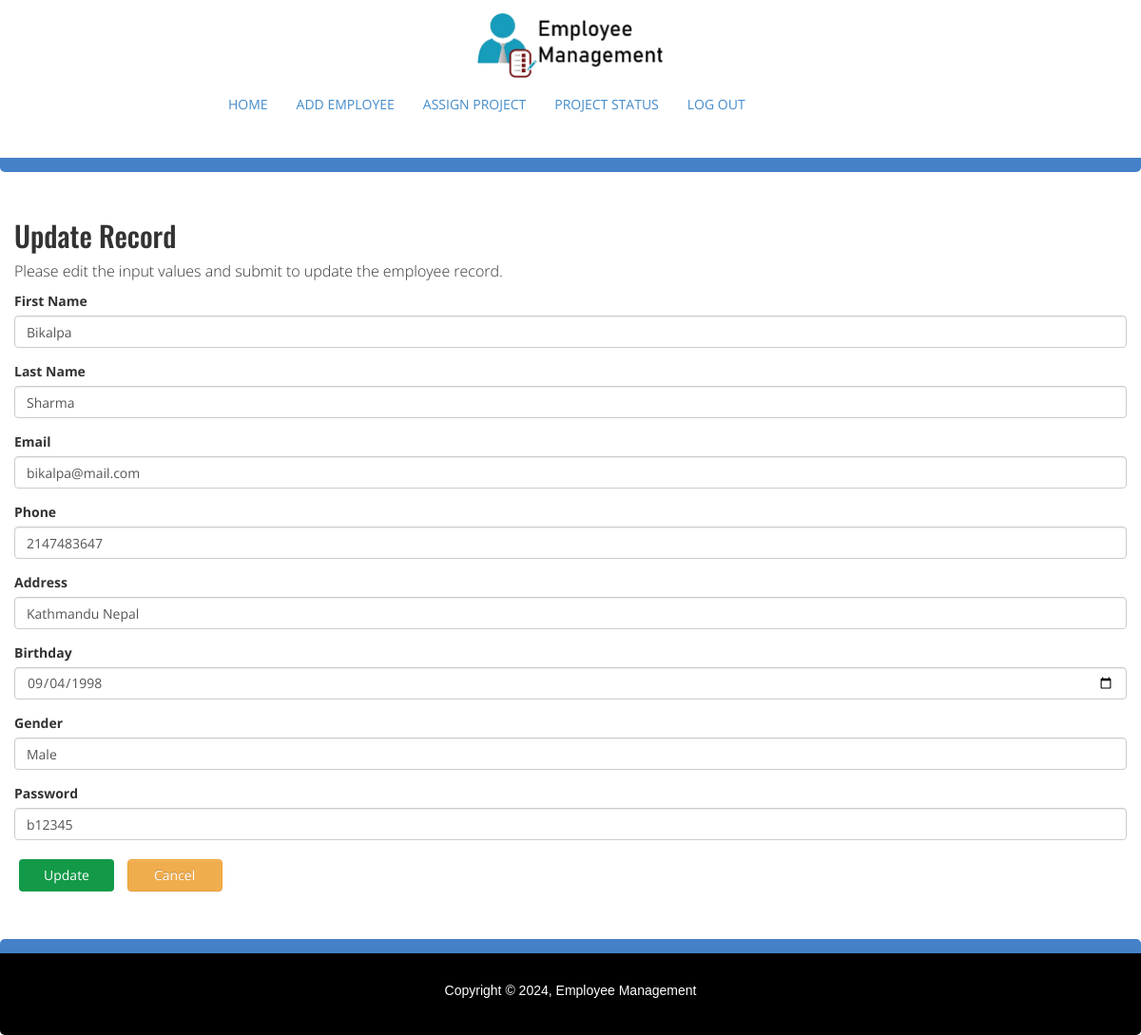
Screenshot of /admin/update.php?id=1 with the database file from the repository.
### tables this page shows
CREATE TABLE `userlist` (
  `id` int(11) NOT NULL,
  `firstName` varchar(100) NOT NULL,
  `lastName` varchar(100) NOT NULL,
  `email` varchar(255) NOT NULL,
  `contact` int(10) NOT NULL,
  `address` varchar(255) NOT NULL,
  `gender` varchar(255) NOT NULL,
  `birthday` date DEFAULT NULL,
  `password` varchar(255) NOT NULL
);

### admin/update.php (the view, shortened to what this page needs)
<?php
include('includes/header.php');
include('includes/dbh.php');
?>
<?php
$id=$_GET["id"];
$result = mysqli_query($conn, "SELECT * FROM userlist WHERE id=$id");
while($row = mysqli_fetch_array($result))
{
    $firstName = $row['firstName'];
    $lastName = $row['lastName'];
    $email = $row['email'];
    $contact = $row['contact'];
    $address = $row['address'];
    $birthday = $row['birthday'];
    $gender = $row['gender'];
    $password = $row['password'];
}
?>
<div class="container-fluid">
    <div class="row">
        <div class="col-md-12">
            <h2 class="mt-5">Update Record</h2>
            <p>Please edit the input values and submit to update the employee record.</p>
            <form action="updated" method="post">
                <div class="form-group">
                    <label>First Name</label>
                    <input type="text" name="firstName" class="form-control" value="<?php echo $firstName; ?>">
                </div>
                <div class="form-group">
                    <label>Last Name</label>
                    <input type="text" name="lastName" class="form-control" value="<?php echo $lastName; ?>">
                </div>
                <div class="form-group">
                    <label>Email</label>
                    <input type="email" name="email" class="form-control" value="<?php echo $email; ?>">
                </div>
                <div class="form-group">
                    <label>Phone</label>
                    <input type="text" name="contact" class="form-control" value="<?php echo $contact; ?>">
                </div>
                <div class="form-group">
                    <label>Address</label>
                    <input type="text" name="address" class="form-control" value="<?php echo $address; ?>">
                </div>
                <div class="form-group">
                    <label>Birthday</label>
                    <input type="date" name="birthday" class="form-control" value="<?php echo $birthday; ?>">
                </div>
                <div class="form-group">
                    <label>Gender</label>
                    <input type="text" name="gender" class="form-control" value="<?php echo $gender; ?>">
                </div>
                <div class="form-group">
                    <label>Password</label>
                    <input type="text" name="password" class="form-control" value="<?php echo $password; ?>">
                </div>
                <button class="btn" type="submit" name="update" >Update</button>
                <a href="adminhome" class="btn btn-warning">Cancel</a>
            </form>
        </div>
    </div>
</div>
<?php
include('includes/footer.php');
?>

### admin/css/style.css (style rules this page uses)
body { font-family: 'Open Sans', sans-serif!important; }
a { text-decoration: none !important; }
p { font-weight: 300 !important;font-size: 16px;margin: 5px 0 5px;line-height: 23px; }
h1,h2,h3,h4,h5,h6 { font-family: 'Oswald', sans-serif!important; }
.btn { background: #129a48;border: 2px solid #d22828;border-radius: 0.6em;color: #fff;cursor: pointer; font-size: 20px;margin: 5px;padding: 15px 50px;text-decoration: none;text-align: center;width: 100px; }
.form-control { border-radius: 0px; border:2px solid #55555563; box-shadow: inset 0 0px 0px rgba(0,0,0,.075); width: 100%; height: 30px; }

### rows the page displays
userlist: firstName "Bikalpa", lastName "Sharma", email "bikalpa@mail.com", contact "2147483647", address "Kathmandu Nepal", birthday "09/04/1998", gender "Male", password "b12345"
